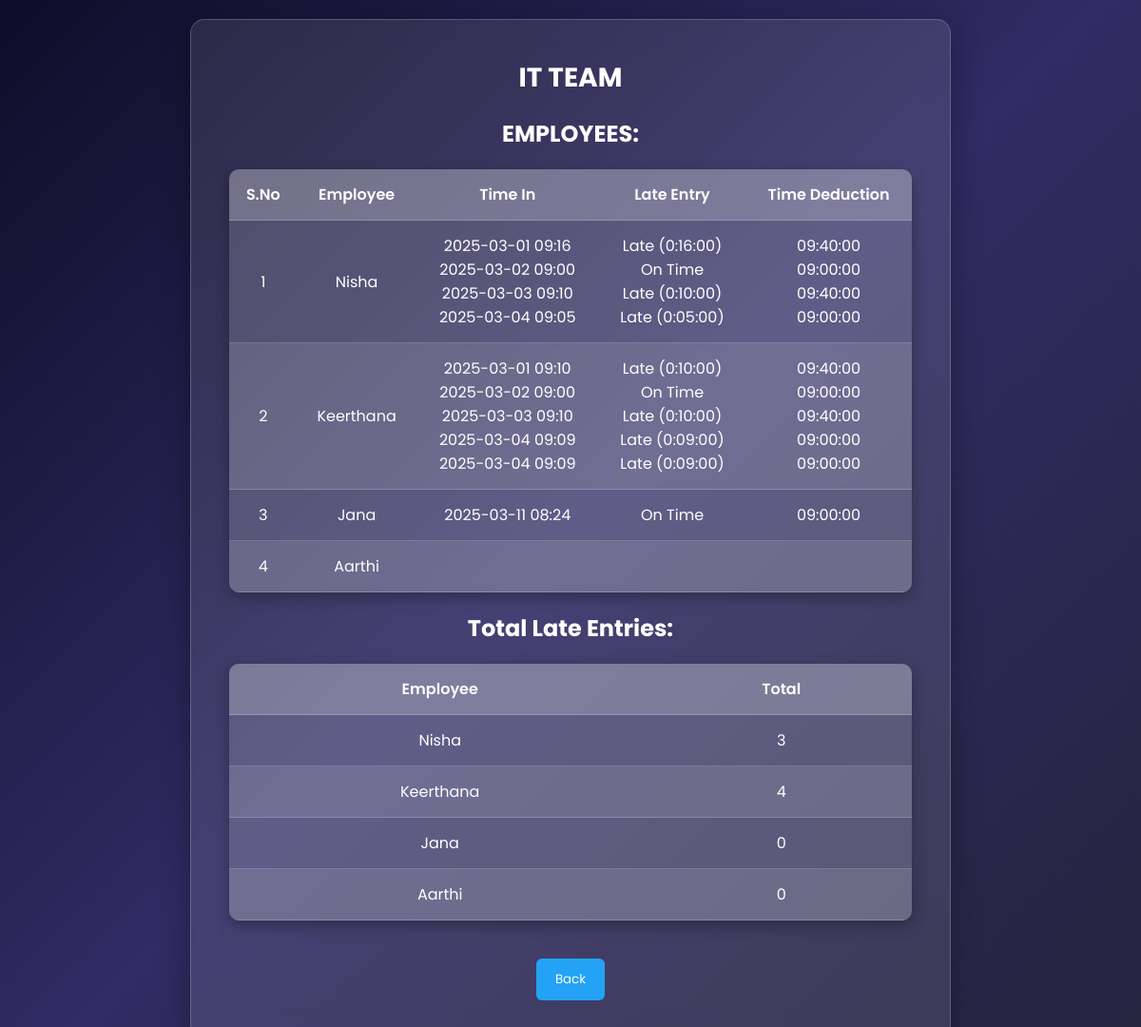
The app's page /view-all-team-data/IT TEAM/ (signed in) with its own data.
### myapp/models.py (models this page shows, shortened)
class TeamMember(models.Model):
    team_name = models.CharField(max_length=100)
    member_name = models.CharField(max_length=100)

### myapp/views.py (the view)
# urls.py: path('view-all-team-data/<team_name>/', views.view_all_team_data, name='view_all_team_data'),  # New path to view all data
@login_required
def view_all_team_data(request, team_name):
    logged_in_username = request.user.username
    if request.user.is_staff:
        members = TeamMember.objects.filter(team_name=team_name)
    else:
        members = TeamMember.objects.filter(team_name=team_name, member_name=logged_in_username)
    if not members:
        return render(request, 'error_page.html', {'message': "No team members found for this team."})
    member_data = []
    for member in members:
        time_entries = member.time_entries.all()
        member_info = []
        late_count = 0  # To track late entries for summary
        for entry in time_entries:
            office_start_time = datetime.datetime(entry.time_in.year, entry.time_in.month, entry.time_in.day, 9, 0, 0)
            office_start_time = timezone.make_aware(office_start_time, timezone.get_current_timezone())
            late_minutes = (entry.time_in - office_start_time).total_seconds() / 60
            if late_minutes > 0:
                deduction_minutes = (int(late_minutes) // 10) * 40
                deduction_time = office_start_time + datetime.timedelta(minutes=deduction_minutes)
                late_str = f"Late ({str(datetime.timedelta(minutes=late_minutes))})"
                deduction_str = deduction_time.strftime('%H:%M:%S')  # Deduction time in HH:MM:SS format
                late_count += 1  # Increment late entry count
            else:
                deduction_minutes = 0  # No deduction if on time
                late_str = "On Time"
                deduction_str = office_start_time.strftime('%H:%M:%S')  # No deduction, so just show the office time
            member_info.append({
                'time_in': entry.time_in.strftime('%Y-%m-%d %H:%M'),  # Keep time_in to show when the member clocked in
                'late_str': late_str,
                'deduction_time': deduction_str
            })
        member_data.append({
            'member': member,
            'time_info': member_info,
            'late_count': late_count,
        })
    return render(request, 'view_all_team_data.html', {'team_name': team_name, 'member_data': member_data})

### myapp/templates/view_all_team_data.html (shortened to what this page needs)
<!DOCTYPE html>
<html lang="en">
<head>
</head>
<body>
    <div class="container">
        <h1>{{ team_name }}</h1>
        <h2>EMPLOYEES:</h2>
        <table>
            <thead>
                <tr>
                    <th>S.No</th>
                    <th>Employee</th>
                    <th>Time In</th>
                    <th>Late Entry</th>
                    <th>Time Deduction</th>
                </tr>
            </thead>
            <tbody>
                {% for data in member_data %}
                    <tr>
                        <td>{{ forloop.counter }}</td>
                        <td>{{ data.member.member_name }}</td>
                        <td>{% for entry in data.time_info %}<p>{{ entry.time_in }}</p>{% endfor %}</td>
                        <td>{% for entry in data.time_info %}<p>{{ entry.late_str }}</p>{% endfor %}</td>
                        <td>{% for entry in data.time_info %}<p>{{ entry.deduction_time }}</p>{% endfor %}</td>
                    </tr>
                {% endfor %}
            </tbody>
        </table>
        <h2>Total Late Entries:</h2>
        <table>
            <thead>
                <tr>
                    <th>Employee</th>
                    <th>Total</th>
                </tr>
            </thead>
            <tbody>
                {% for data in member_data %}
                    <tr>
                        <td>{{ data.member.member_name }}</td>
                        <td>{{ data.late_count }}</td>
                    </tr>
                {% endfor %}
            </tbody>
        </table>
        <form method="POST" action="{% if is_admin %}{% url 'enter_name' team_name %}{% else %}{% url 'attendance_record' %}{% endif %}">
            <button type="submit" class="back-button">Back</button>
        </form>
    </div>
</body>
</html>

### myapp/templates/view_all_team_data.html (style rules this page uses)
*, *:before, *:after { margin: 0; padding: 0; box-sizing: border-box; font-family: 'Poppins', sans-serif; }
body { background: linear-gradient(135deg, #0f0c29, #302b63, #24243e); display: flex; justify-content: center; align-items: center; min-height: 100vh; padding: 20px; color: white; }
.container { background: rgba(255, 255, 255, 0.1); backdrop-filter: blur(15px); border-radius: 15px; box-shadow: 0 8px 32px rgba(0, 0, 0, 0.3); padding: 40px; width: 90%; max-width: 800px; text-align: center; border: 1px solid rgba(255, 255, 255, 0.2); }
h1 { font-size: 28px; margin-bottom: 20px; color: #fff; }
table { width: 100%; border-collapse: collapse; margin: 20px 0; background: rgba(255, 255, 255, 0.15); border-radius: 10px; overflow: hidden; box-shadow: 0 5px 15px rgba(0, 0, 0, 0.3); }
th, td { padding: 14px; text-align: center; border-bottom: 1px solid rgba(255, 255, 255, 0.2); color: white; }
th { background: rgba(255, 255, 255, 0.2); font-weight: 600; }
tr:nth-child(even) { background: rgba(255, 255, 255, 0.1); }
.back-button { background: #23a2f6; color: white; border: none; padding: 12px 20px; border-radius: 6px; cursor: pointer; margin-top: 20px; transition: background 0.3s ease; }

### records on screen
TeamMember: member.member_name "Nisha", time_in "2025-03-01 09:16" "2025-03-02 09:00" "2025-03-03 09:10" "2025-03-04 09:05", late_str "Late (0:16:00)" "On Time" "Late (0:10:00)" "Late (0:05:00)", deduction_time "09:40:00" "09:00:00" "09:40:00" "09:00:00", late_count "3"
TeamMember: member.member_name "Keerthana", time_in "2025-03-01 09:10" "2025-03-02 09:00" "2025-03-03 09:10" "2025-03-04 09:09" "2025-03-04 09:09", late_str "Late (0:10:00)" "On Time" "Late (0:10:00)" "Late (0:09:00)" "Late (0:09:00)", deduction_time "09:40:00" "09:00:00" "09:40:00" "09:00:00" "09:00:00", late_count "4"
TeamMember: member.member_name "Jana", time_in "2025-03-11 08:24", late_str "On Time", deduction_time "09:00:00", late_count "0"
TeamMember: member.member_name "Aarthi", late_count "0"

### other values on screen
{{ team_name }} "IT TEAM"
